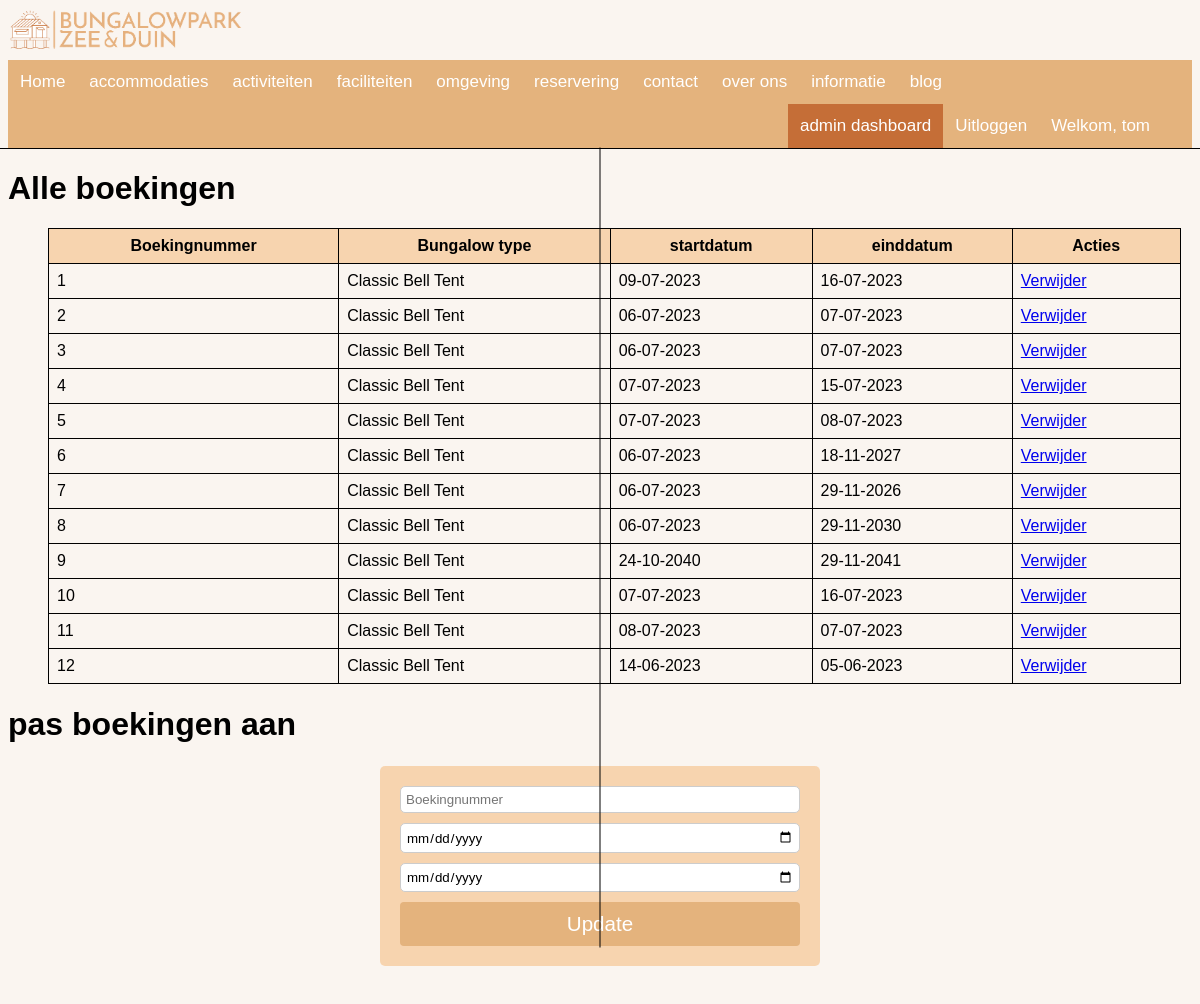
The app's page /admin_dashboard (signed in, upper part), older data.
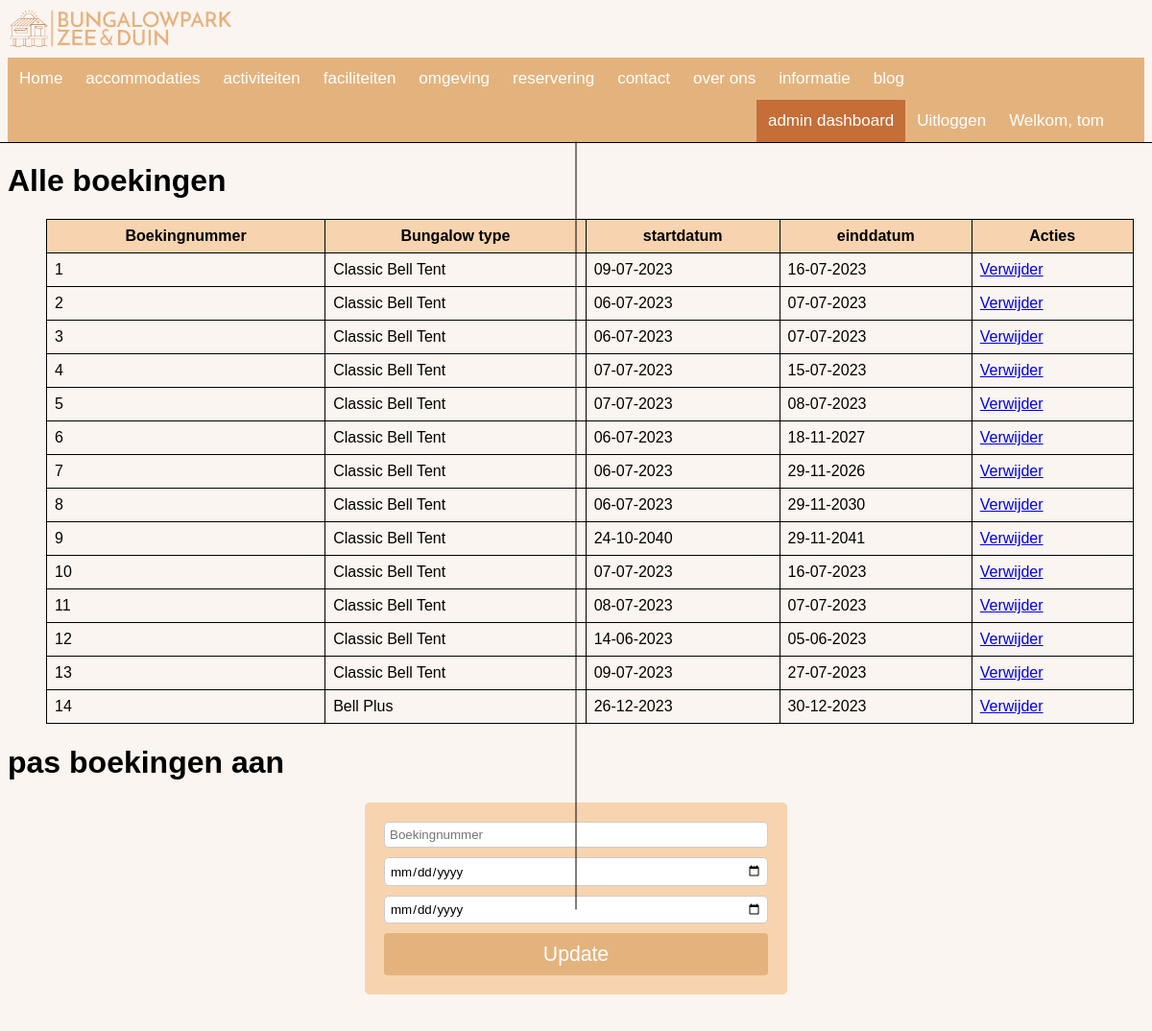
The same page, newer data.
### bungalowpark/models.py (models this page shows, shortened)
class User(db.Model, UserMixin):
    __tablename__ = 'users'
    id = db.Column(db.Integer(),primary_key= True)
    email = db.Column(db.String(64), unique=True, nullable=False, index=True)
    username = db.Column(db.String(32), unique=True, nullable=False, index=True)
    password_hash = db.Column(db.String(120), nullable=False)
    woonplaats = db.Column(db.String(40), nullable=False)
    huisnummer = db.Column(db.Integer(), nullable=False)
    toevoeging = db.Column(db.String(6), nullable=True)
    straat = db.Column(db.String(40), nullable=False)
    postcode = db.Column(db.String(6), nullable=False)
    role = db.Column(db.String(20), nullable=False, default='user')
    def __repr__(self):
        return f"Welkom, {self.username}"

class Boeking(db.Model):
    __tablename__ = 'reserveringen'
    id = db.Column(db.Integer(), primary_key=True)
    bungalowID = db.Column(db.Integer(), nullable=False)
    tent_omschrijving = db.Column(db.String(100), nullable=False)
    startdatum = db.Column(db.Date(), nullable=False)
    einddatum = db.Column(db.Date(), nullable=False)
    userID = db.Column(db.Integer, db.ForeignKey('users.id'), nullable=False)

### bungalowpark/__init__.py (the view)
@app.route('/admin_dashboard')
@login_required
@role_required('admin')
def admin_dashboard():
    bungID = Boeking.query.filter_by().all()
    bunginfo = Tent.query.filter_by().all()
    return render_template('admin_dashboard.html',  bungID=bungID, bunginfo=bunginfo ,name=current_user )

### bungalowpark/__init__.py (called while the page is built)
def role_required(*roles):
    def decorator(func):
        @wraps(func)
        def wrapper(*args, **kwargs):
            if current_user.is_anonymous:
                return redirect(url_for('/'))
            if 'admin' in roles and current_user.role != 'admin':
                return render_template('404.html'), 404
            if 'user' in roles and current_user.role != 'user':
                return render_template('404.html'), 404
            return func(*args, **kwargs)
        return wrapper
    return decorator

### bungalowpark/models.py (called while the page is built)
@login_manager.user_loader
def load_user(user_id):
    return User.query.get(user_id)

### bungalowpark/templates/admin_dashboard.html (shortened to what this page needs)
{% extends "base.html" %}
{% block content %}
<h1>Alle boekingen</h1>
<ul>
    <table>
        <tr>
            <th>Boekingnummer</th>
            <th>Bungalow type</th>
            <th>startdatum</th>
            <th>einddatum</th>
            <th>Acties</th>
        </tr>
    {% for item in bungID %}
    <tr>
        <td>{{ item.id }}</td>
        <td>{{ item.tent_omschrijving }}</td>
        <td>{{ item.startdatum.strftime('%d-%m-%Y')  }}</td>
        <td>{{ item.einddatum.strftime('%d-%m-%Y') }}</td>
        <td>
            <a href="{{ url_for('delete_boeking', boeking_id=item.id) }}" onclick="return confirm('Weet je zeker dat je deze boeking wilt verwijderen?')"class="verwijderen">Verwijder</a>
        </td>
    </tr>
    {% endfor %}
    </table>
</ul>
<h1>pas boekingen aan </h1>
<form class="form-grid" action="/admin_boeking" method="POST">
    <button type="submit">Update</button>
  </form>
  <br>
<br>
<br>
<br>
<br>
<br>
<br>
  <br>
  <br>
<br>
<br>
<br>
<br>
<br>
{% endblock %}

### bungalowpark/templates/base.html (shortened to what this page needs)
<!DOCTYPE html>
<html lang="en" dir="ltr">
<head>
    <link rel="stylesheet" type="text/css" href="{{ url_for('static', filename='css/style.css') }}">
</head>
<body>
      <img alt="logo site" src="{{ url_for('static', filename='img/bungalow.png') }}" class="logo_site">
      <nav class="navbar navbar-expand-lg  navbar-light mb-2 ">
        <div class="collapse navbar-collapse" id="navbarSupportedContent">
          <ul class="navigatiebar">
            <li>
              <a class="nav-link {% if request.path == url_for('index') %}active{% endif %}" aria-current="page" href="{{ url_for('index') }}">Home</a>
            </li>
              <li><a class="nav-link {% if request.path == url_for('accomidatiepagina') %}active{% endif %}" aria-current="page" href="{{ url_for('accomidatiepagina')}}">accommodaties</a>
            </li>
            <li>
              <a class="nav-link {% if request.path == url_for('activiteitenpagina') %}active{% endif %}" aria-current="page" href="{{ url_for('activiteitenpagina')}}">activiteiten</a>
            </li>
            <li>
              <a class="nav-link {% if request.path == url_for('faciliteitenpagina') %}active{% endif %}" aria-current="page" href="{{ url_for('faciliteitenpagina')}}">faciliteiten</a>
            </li>
            <li>
              <a class="nav-link {% if request.path == url_for('omgevingspagina') %}active{% endif %}" aria-current="page" href="{{ url_for('omgevingspagina')}}">omgeving</a>
            </li>
            <li>
              <a class="nav-link {% if request.path == url_for('reserveringspagina') %}active{% endif %}" aria-current="page" href="{{ url_for('reserveringspagina')}}">reservering</a>
            </li>
            <li>
              <a class="nav-link {% if request.path == url_for('contactpagina') %}active{% endif %}" aria-current="page" href="{{ url_for('contactpagina')}}">contact</a>
            </li>
            <li>
              <a class="nav-link {% if request.path == url_for('over_ons_pagina') %}active{% endif %}" aria-current="page" href="{{ url_for('over_ons_pagina')}}">over ons</a>
            </li>
            <li>
              <a class="nav-link {% if request.path == url_for('informatiepagina') %}active{% endif %}" aria-current="page" href="{{ url_for('informatiepagina')}}">informatie</a>
            </li>
            <li>
              <a class="nav-link {% if request.path == url_for('blogpagina') %}active{% endif %}" aria-current="page" href="{{ url_for('blogpagina')}}">blog</a>
            </li>
          </ul>
          <ul class="navbar2-nav ">
            {% if current_user.is_authenticated %}
              <li><a class ="welkom" href="{{ url_for('user')}}">{{ name }}</a></li>
              <li><a class="nav-link" href="{{ url_for('logout') }}">Uitloggen</a></li>
            {% else %}
              <li><a class="nav-link" href="{{ url_for('login') }}">Login</a></li>
              <li><a class="nav-link" href="{{ url_for('register') }}">Registreren</a></li>
              {% endif %}
            {% if current_user.role == 'admin' %}
            <a class="nav-link {% if request.path == url_for('admin_dashboard') %}active{% endif %}" aria-current="page" href="{{ url_for('admin_dashboard')}}">admin dashboard</a>
            {% endif %}
          </ul>
        </div>
      </nav>
      <div class="center-line"></div>
{% block content %}
{% endblock %}
</body>
</html>

### bungalowpark/static/css/style.css (style rules this page uses)
body { font-family: Arial, Helvetica, sans-serif; background-color: #faf5f0; }
.logo_site { width: 20%; height: 20%; }
.navigatiebar { width: 100%; background-color: #e4b37d; list-style-type: none; margin: 0; padding: 0; overflow: hidden; }
.welkom { float: right; padding: 12px; color: white; text-decoration: solid; font-size: 17px; margin-right: 30px; }
.navbar { width: 100%; background-color: #e4b37d; overflow: auto; }
.nav-link { float: left; padding: 12px; color: white; text-decoration: none; font-size: 17px; }
.navbar2-nav { list-style-type: none; margin: 0; padding: 0; overflow: hidden }
.navbar2-nav a { float: right; padding: 12px; color: white; text-decoration: none; font-size: 17px; }
.active { background-color: #c56e37; }
table { border-collapse: collapse; width: 99%; align-self: center; }
th, td { border: 1px solid black; padding: 8px; }
th { background-color: #f5b67383; }
.center-line { position: fixed; left: 50%; transform: translate(-50%, -50%); height: 1px; width: 100vw; background-color: black; z-index: 9999; }
.center-line::after { content: ""; position: absolute; top: 0; left: 50%; transform: translateX(-50%); width: 1px; height: 100vh; background-color: black; }
.form-grid { display: grid; gap: 10px; max-width: 400px; background-color: #f5b67383; padding: 20px; border-radius: 5px; margin: 2% auto; }
.form-grid button { padding: 10px; border: none; background-color: #E4B37D; color: #fff; text-decoration: none; border-radius: 4px; transition: background-color 0.3s ease; font-family: Arial, Helvetica, sans-serif; font-size: .85vmax; }

Row changes from the older to the newer data that the page shows:
added Boeking: id "13", tent_omschrijving "Classic Bell Tent", startdatum "09-07-2023", einddatum "27-07-2023"
added Boeking: id "14", tent_omschrijving "Bell Plus", startdatum "26-12-2023", einddatum "30-12-2023"
